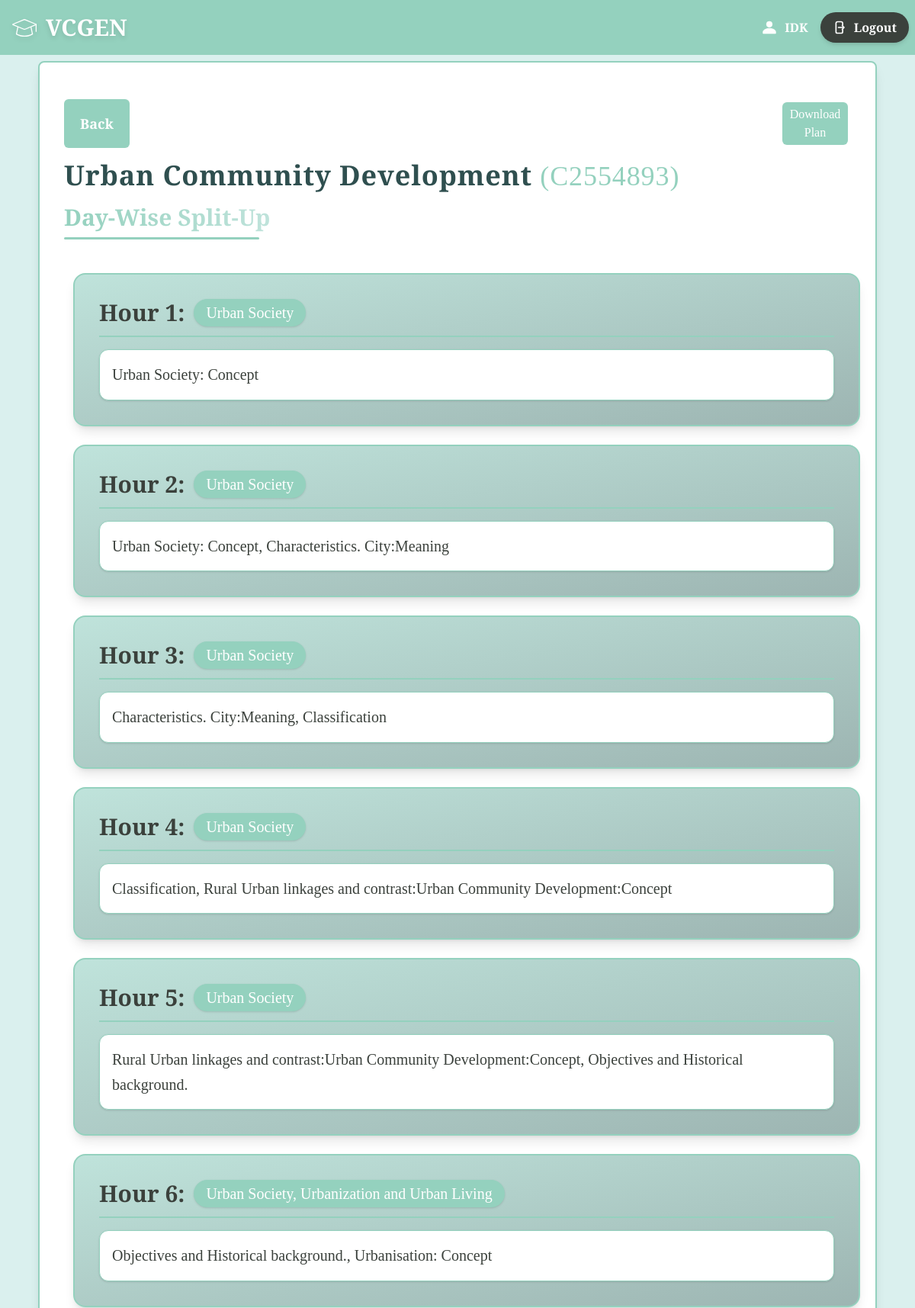
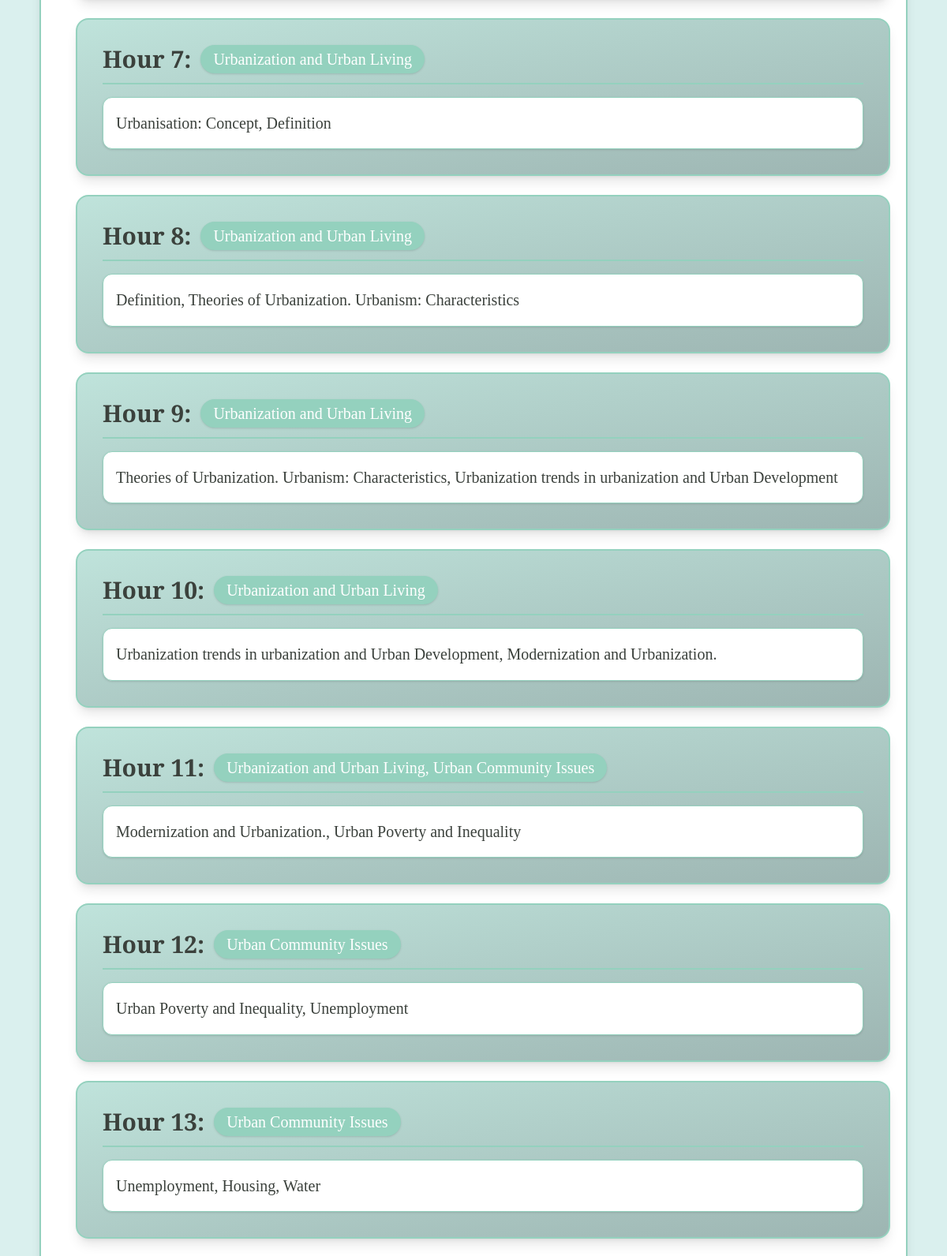
Page /dayplan/C2554893 (signed in, upper part) on the committed database (2 pictures, top to bottom).
### main/models.py (models this page shows, shortened)
class Teacher(models.Model):
    teacher_id=models.CharField(max_length=8,primary_key=True)
    name=models.CharField(max_length=20)
    email=models.EmailField(null=False)
    password=models.CharField(null=False,max_length=128)

class Course(models.Model):
    course_id=models.CharField(max_length=8,primary_key=True)
    teacher=models.ForeignKey(Teacher,on_delete=models.CASCADE)
    name=models.CharField(max_length=20)
    hours=models.IntegerField()
    split=models.DecimalField(decimal_places=3,max_digits=10)
    accepting_response=models.BooleanField(default=True)

class Module(models.Model):
    module_id=models.CharField(max_length=8,primary_key=True)
    course=models.ForeignKey(Course,on_delete=models.CASCADE)
    hours=models.IntegerField()
    name=models.CharField(max_length=100)

### main/views.py (the view)
# urls.py: path("dayplan/<str:class_id>",views.dayplan,name="dayplan"),
def dayplan(request,class_id):
    context={}
    if 'user' not in request.session:
        return redirect('login')
    else:
        context['name']=Teacher.objects.filter(teacher_id=request.session['user'])[0].name
    ourclass=Course.objects.filter(course_id=class_id)
    if len(ourclass)<1:
        return redirect('classes')
    else:
        ourclass=ourclass[0]
        data={}
        modules=Module.objects.filter(course=ourclass)
        class cusModule:
            def __init__(self,mod):
                self.mod=mod
                self.topicslist=[]
                self.modtime=0
            def addtopic(self,topic):
                self.topicslist.append(topic)
                self.modtime+=topic.time
        class cusTopic:
            def __init__(self,topic,teachertime,studenttime):
                self.topic=topic
                self.teachertime=teachertime
                self.studenttime=studenttime
                self.time=teachertime+studenttime
        ourmods=[]
        for mod in modules:
            newmod=cusModule(mod)
            for topic in Topics.objects.filter(module=mod):
                teachertime=round(topic.teacherweight*mod.hours*ourclass.split,2)
                studenttime=round(topic.studentweight*ourclass.hours*(100-(ourclass.split*100))/100,2)
                newtopic=cusTopic(topic,teachertime,studenttime)
                newmod.addtopic(newtopic)
            ourmods.append(newmod)
        class slot:
            def __init__(self,content,mod):
                self.content=content
                self.mod=mod
        slots=[]
        cur=0
        tempcontent=""
        tempmod=""
        lastcontent=""
        lastmod=""
        for mod in ourmods:
            for topic in mod.topicslist:
                tempcontent+=topic.topic.content+", "
                lastcontent=topic.topic.content
                if mod.mod.name not in tempmod:
                    tempmod+=mod.mod.name+", "
                    lastmod=mod.mod.name
                cur+=topic.time
                while cur>1:
                    tempcontent=tempcontent.rstrip(", ")
                    tempmod=tempmod.rstrip(", ")
                    newslot=slot(tempcontent,tempmod)
                    slots.append(newslot)
                    if cur==1:
                        cur=0
                        tempcontent=""
                        tempmod=""
                    elif cur>1:
                        cur-=1
                        tempcontent=lastcontent+", "
                        tempmod=lastmod+", "
        tempcontent=tempcontent.rstrip(", ")
        tempmod=tempmod.rstrip(", ")
        newslot=slot(tempcontent,tempmod)
        slots.append(newslot)
        context['cid']=class_id
        context['cname']=ourclass.name
        context['slots']=slots
    return render(request,"main/dayplan.html",context=context)

### main/templates/main/dayplan.html (shortened to what this page needs)
{% extends "base.html" %}
{% block body %}
<div class="flex flex-col  items-center justify-center min-h-screen bg-[#daf0ee]">
    <div class="w-11/12 bg-white m-2 p-8 rounded-lg shadow-lg border-2 border-[#94d1be] flex flex-col">
        <div class="flex w-full flex-row justify-between py-4 h-1/6">
            <div class="w-1/2 flex">
                <button onclick="location.href = '/results/{{cid}}';" class="w-1/6 bg-[#94d1be] font-bold text-white text-lg p-3 rounded-md hover:bg-[#9db5b2] transition duration-300 hover:cursor-pointer">Back</button>
            </div>
            <div class="w-1/2 flex justify-end">
                <button onclick="location.href = '/download_dayplan/{{cid}}';" class="w-1/6 bg-[#94d1be] text-white p-1 rounded-md hover:bg-[#9db5b2] transition duration-300 hover:cursor-pointer m-1">Download Plan</button>
            </div>
        </div>
        <h2 class="text-left text-3xl md:text-4xl font-bold cusfont text-[#2f4f4f] mb-4 tracking-wide">
            {{ cname }}
            <span class="text-[#94d1be] font-medium">({{ cid }})</span>
        </h2>
        <h3 class="text-left text-2xl md:text-3xl font-semibold cusfont text-[#3b413c] mb-8 relative">
            <span class="bg-gradient-to-r from-[#94d1be] to-[#bfe3db] bg-clip-text text-transparent">
            </span>
            <div class="h-[3px] w-64 mt-2 bg-[#94d1be] rounded-full"></div>
        </h3>
        {% for slot in slots %}
        <div class="w-full p-6 md:p-8 rounded-2xl shadow-lg border-2 border-[#94d1be]
                    bg-gradient-to-br from-[#bfe3db] to-[#9db5b2] text-[#3b413c]
                    m-3 transition-all duration-300 hover:shadow-xl hover:scale-[1.01]">
            <h1 class="text-2xl md:text-3xl font-semibold cusfont flex flex-wrap items-center gap-3 border-b-2 border-[#94d1be] pb-3 mb-4">
                <span class="text-[#3b413c]">Hour {{ forloop.counter }}:</span>
                <span class="bg-[#94d1be] text-white text-lg md:text-xl font-medium px-4 py-1 rounded-full shadow-sm">
                    {{ slot.mod }}
                </span>
            </h1>
            <div class="text-lg md:text-xl leading-relaxed bg-white p-4 rounded-xl shadow-sm border border-[#94d1be] hover:bg-[#f3faf9] transition duration-300">
                {{ slot.content }}
            </div>
        </div>
        {% endfor %}
    </div>
</div>
{% endblock %}

### main/templates/main/base.html (shortened to what this page needs)
<html>
    <head>
        {%load static%}
        <script src="https://cdn.jsdelivr.net/npm/@tailwindcss/browser@4"></script>
    </head>
    <body class="bg-[#daf0ee] text-[#3b413c] cusfont flex flex-col">
        <header class="bg-[#94d1be] text-white text-l font-bold py-4 text-center w-full flex flex-row justify-between">
            <div class="flex items-center space-x-3 hover:scale-105 transition-all duration-300 ease-in-out drop-shadow-md ml-4 hover:cursor-pointer" onclick="location.href='/'">
                {% load static %}
                <img src="{% static 'main/education-svg.svg' %}" class="h-8" alt="logo"/>
                <h1
                    class="text-3xl">
                    VCGEN
                </h1>
            </div>
            {% if name %}
            <div class="flex flex-row items-center">
                {%load static%}
                <img src="{% static 'main/person-svg.svg' %}" class="h-6" alt="profile picture"/>
                <h1 class="m-2">{{name}}  </h1>
                <button onclick="location.href='/';"
                    class="mx-2 flex items-center gap-2 px-4 py-2 bg-[#3b413c] text-white font-semibold rounded-full shadow-md
                        hover:bg-[#2e3430] hover:scale-105 transition-all duration-300 ease-in-out hover:cursor-pointer">
                    Logout
                </button>
            </div>
            {% else %}
            <h1 onclick="location.href = '/';" class="px-1"></h1>
            {% endif %}
        </header>
        {% block body %}
        {% endblock %}
    </body>
</html>

### main/templates/main/base.html (style rules this page uses)
.cusfont { font-family: "Playfair Display", serif; font-optical-sizing: auto; }

### rows in the picture
Teacher: name "IDK"
Course: name "Urban Community Development"
Module: mod "Urban Society", content "Urban Society: Concept", content "Urban Society: Concept, Characteristics. City:Meaning", content "Characteristics. City:Meaning, Classification", content "Classification, Rural Urban linkages and contrast:Urban Community Development:Concept", content "Rural Urban linkages and contrast:Urban Community Development:Concept, Objectives and Historical background."
Module: mod "Urbanization and Urban Living", content "Urbanisation: Concept, Definition", content "Definition, Theories of Urbanization. Urbanism: Characteristics", content "Theories of Urbanization. Urbanism: Characteristics, Urbanization trends in urbanization and Urban Development", content "Urbanization trends in urbanization and Urban Development, Modernization and Urbanization."
Module: mod "Urban Community Issues", content "Urban Poverty and Inequality, Unemployment", content "Unemployment, Housing, Water"

### other values in the picture
{{ cid }} "C2554893"
{{ slot.mod }} "Urban Society, Urbanization and Urban Living" "Urbanization and Urban Living, Urban Community Issues"
{{ slot.content }} "Objectives and Historical background., Urbanisation: Concept" "Modernization and Urbanization., Urban Poverty and Inequality"
